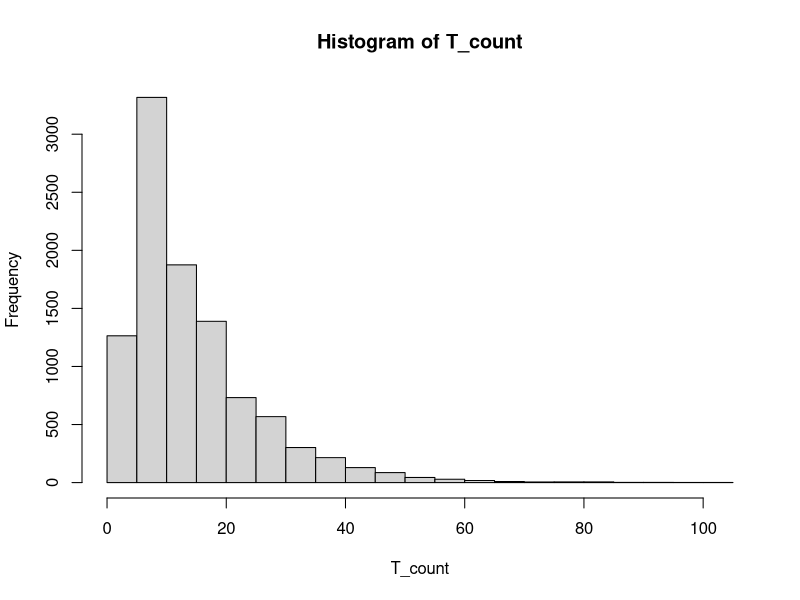

Recreate this plot in R.
## ---- chunk 1
knitr::opts_chunk$set(echo = TRUE)
## ---- chunk 2
P <- matrix(c(0,1,0,0,0,0,
              0.5,0,(1/3),0,(1/6),0,
              0,(2/3),0,(1/3),0,0,
              0.5,0,(1/3),0,(1/6),0,
              0,0,0,0,0.5,0.5,
              0,0,0,0,0.5,0.5), nrow = 6, byrow = TRUE)
P

## ---- chunk 3

Pn <- P%*%P
for(i in seq(1:30000))
{
  Pn <- Pn%*%P
}
round(Pn, 2)


## ---- chunk 4
end_state <- numeric()

for(j in seq(1,1000)){
  xCur <- 1
  for(i in seq(1:4))
  {
    if(xCur == 1){
      xCur <- 2
    }
    else if(xCur == 2){
      xCur <- sample(c(1,2,3,4,5,6),size = 1, replace = TRUE, prob = c(0.5,0,(1/3),0,(1/6),0))
    }
    else if (xCur == 3){
      xCur <- sample(c(1,2,3,4,5,6),size = 1, replace = TRUE, prob = c(0,(2/3),0,(1/3),0,0))
    }
    else if (xCur == 4){
      xCur <- sample(c(1,2,3,4,5,6),size = 1, replace = TRUE,prob = c(0.5,0,(1/3),0,(1/6),0))
    }
    else if (xCur == 5){
      xCur <- sample(c(1,2,3,4,5,6),size = 1, replace = TRUE, prob = c(0,0,0,0,0.5,0.5))
    }
    else if (xCur == 6){
      xCur <- sample(c(1,2,3,4,5,6),size = 1, replace = TRUE, prob = c(0,0,0,0,0.5,0.5))
    }
  
  }
  end_state[j] <- xCur
}

sum(end_state == 4)/length(end_state)
## ---- chunk 5

T_count <- numeric()

for(j in seq(1:10000)){

  xCur <- 1
  i <- 1

  while(TRUE){
    if(xCur == 1){
      xCur <- 2
      i<-i+1
    }
    else if(xCur == 2){
      xCur <- sample(c(1,2,3,4,5,6),size = 1, replace = TRUE, prob = c(0.5,0,(1/3),0,(1/6),0))
      i<-i+1
    }
    else if (xCur == 3){
      xCur <- sample(c(1,2,3,4,5,6),size = 1, replace = TRUE, prob = c(0,(2/3),0,(1/3),0,0))
      i<-i+1
    }
    else if (xCur == 4){
      xCur <- sample(c(1,2,3,4,5,6),size = 1, replace = TRUE,prob = c(0.5,0,(1/3),0,(1/6),0))
      i<-i+1
    }
    else if (xCur == 5){
      xCur <- sample(c(1,2,3,4,5,6),size = 1, replace = TRUE, prob = c(0,0,0,0,0.5,0.5))
      i<-i+1
    }
    else if (xCur == 6){
      #xCur <- sample(c(1,2,3,4,5,6),size = 1, replace = TRUE, prob = c(0,0,0,0,0.5,0.5))
      T_count[j] <- i
      break
    }
  
  }
}

hist(T_count)

mean(T_count)

sum(T_count > 10)/length(T_count)

